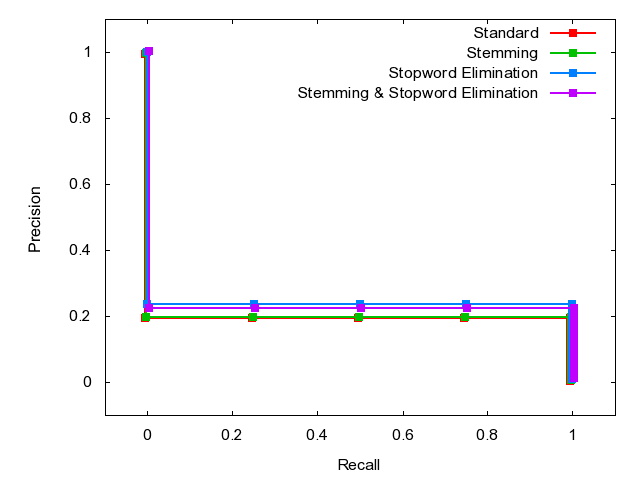

This chart was generated by the following gnuplot code:

	set terminal png
	set output 'Q4.png'
	set ylabel 'Precision'
	set xlabel 'Recall'
	set xrange [-0.1:1.1]
	set yrange [-0.1:1.1]
	plot 'Q4.dat' index 0 using 1:2 w linespoints lw 2 pt 5 title 'Standard', \
'Q4.dat' index 1 using 1:2 w linespoints lw 2 pt 5 title 'Stemming', \
'Q4.dat' index 2 using 1:2 w linespoints lw 2 pt 5 title 'Stopword Elimination', \
'Q4.dat' index 3 using 1:2 w linespoints lw 2 pt 5 title 'Stemming & Stopword Elimination'
